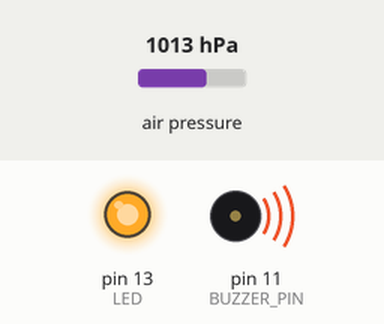
This sketch was run on a simulated Arduino Uno, built with avr-gcc and run on an emulated ATmega328P. Shown: output pins drawn as LEDs (lit = HIGH), buzzer (waves = sounding). The test bench sets the inputs (shaded band); at power-on: air pressure 1013 hPa.

Above: at 0.1 s.
At 3.4 s:
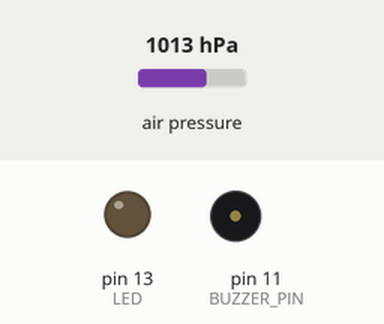
3.5 s: air pressure set to 979 hPa
5.5 s: air pressure set to 976 hPa
At 6.48 s:
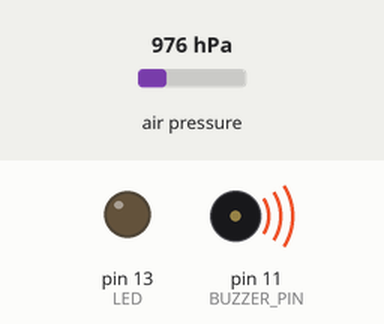
Timing chart, 0 to 9.3 s (numbered marks = the images above; inputs shaded):
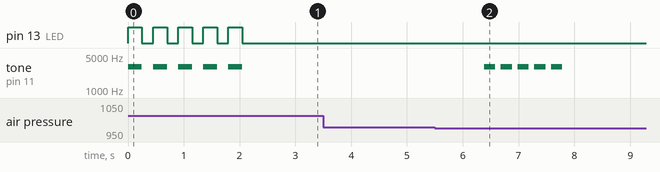

Measured:
- the behaviour switches between 978 and 977 hPa on air pressure (found by bisection; images 1 and 2)
- after the input at 3.5 s, every drawn part: stays the same
- after the input at 5.5 s, tone on pin 11 (BUZZER_PIN): alternates 3000 Hz for 0.20 s and silent for 0.10 s, 10 changes in all, then stays silent, starting after 0.88 s

The sketch:

Audible_Altimeter.ino
```cpp
//#define SIMULATION

#include <Wire.h>
#include <Adafruit_Sensor.h>
#include <Adafruit_BMP085_U.h>
#include <avr/sleep.h>
#include <avr/power.h>
#include <avr/wdt.h>

#define BUTTON1_PIN   4
#define BUZZER_PIN    11
#define LED           13

#define smoothness 0.35f

#define numberOfSamplesForCalibration  5
#define NUMBER_OF_ALARMS 6

Adafruit_BMP085_Unified bmp = Adafruit_BMP085_Unified(10085);


#define ONGROUND     1
#define ARMED        2
#define ONALTITUDE   4
#define FREEFALL     8
#define UNDERCANOPY  16
#define LANDED       32

int state = ONGROUND;
bool onAltitude = false;

float GroundLevelPressure = 1023.35;
int prevTime = 0;
float prevAltitude = 0.0f;


void freefallAlarm1();
void freefallAlarm2();
void freefallAlarm3();
void canopyAlarm1();
void canopyAlarm2();
void canopyAlarm3();


typedef void (*alarmPtr)();

typedef struct Alarm
{
  bool triggered;
  float Speed;
  float Altitude;
  alarmPtr alarm;
}_Alarm;

Alarm Alarms[NUMBER_OF_ALARMS]
{
  {false, 30, 1525, &freefallAlarm1 },
  {false, 30, 1100, &freefallAlarm2 },
  {false, 30,  700, &freefallAlarm3 },
  {false,  0,  300, &canopyAlarm1 },
  {false,  0,  200, &canopyAlarm2  },
  {false,  0,  100, &canopyAlarm3  },
};

/**************************************************************************/
/*
    Arduino setup function (automatically called at startup)
*/
/**************************************************************************/
void setup(void)
{
  #ifdef SIMULATION
  Serial.begin(9600);
  Serial.println("Pressure Sensor Test"); Serial.println("");
  #endif


  // initialize digital pin 13 as an output.
  pinMode(13, OUTPUT);
  /* Initialise the sensor */
  if(!bmp.begin())
  {
    /* There was a problem detecting the BMP085 ... check your connections */
    digitalWrite(13, HIGH);
    while(1);
  }

  float pressure = 0;
  float avgPressure = 0;
  for(int i = 0; i < numberOfSamplesForCalibration; i++)
  {
    bmp.getPressure(&pressure);
    avgPressure = avgPressure+(pressure / 100.0F);
    digitalWrite(13, HIGH);   // turn the LED on (HIGH is the voltage level)
    tone(BUZZER_PIN, 3000);
    delay(250);              // wait for a second
    digitalWrite(13, LOW);    // turn the LED off by making the voltage LOW
    noTone(BUZZER_PIN);
    delay(200);
  }
  GroundLevelPressure = avgPressure / numberOfSamplesForCalibration;
//  Serial.println("Ground level pressure"); Serial.println(GroundLevelPressure);

}

/**************************************************************************/
/*
    Arduino loop function, called once 'setup' is complete (your own code
    should go here)
*/
/**************************************************************************/
void loop(void)
{
  int currTime = millis();
  //Calculate deltaTime, since the previous instance
  int dt = currTime - prevTime;
  #ifdef SIMULATION
  float altitude = getSimulatedAltitude();
  #else
  float altitude = getAltitude();
  #endif
  //Calculate current speed based on prevAltitude.
  //Negative speeds means going up, positive speeds means falling down
  float currSpeed = (prevAltitude - altitude) / ((float)(dt) / 1000.0f);

//  Serial.print("Altitude ");
//  Serial.print(altitude);
//  Serial.print("Speed");
//  Serial.print(currSpeed);
//  Serial.println();


  prevAltitude = altitude;  //Used to calculate speed
  prevTime = currTime;      //Used to calculate dt

  if (state == ONGROUND && altitude > 300)
  {
    state = ARMED;
    armedAlarm();
  }
  if (state == ARMED && !onAltitude && altitude > 3500 )
  {
    atAltitudeAlarm();
    onAltitude = true;
  }
  else if (state == ARMED && currSpeed > 30)
  {
    state = FREEFALL;
    beep(1000, 3, 50, 300);
  }
  else if (state == FREEFALL && currSpeed < 20)
  {
    state = UNDERCANOPY;
  }
  else if (state == UNDERCANOPY && altitude < 8)
  {
    state = LANDED;
  }


  if (state == ONGROUND )
  {
    //It is safe to sleep for 8 secs here until we reach 300m
    //SavePower();
  }
  else if (state == ARMED)
  {
    //It is safe to sleep for 4 secs here until we reach altitude
    delay(1000); // this is important not to accidentally enable FREEFALL MODE
  }

  else if (state == FREEFALL || state == UNDERCANOPY )
  {
    for(int i = 0; i < NUMBER_OF_ALARMS; i++)
    {
      if (!Alarms[i].triggered && currSpeed > Alarms[i].Speed && altitude < Alarms[i].Altitude)
      {
          Alarms[i].triggered = true;
          Alarms[i].alarm();
          break;
      }
    }
  }
  else if (state == LANDED)
  {
    //It is safe to put the device on sleep forever until next reset
    beep(3000, 1, 20, 200);
  }

  delay(1000);
}

void beep(int freq, int count, int on, int off)
{
  for(int i = 0; i < count; i++)
  {
    tone(BUZZER_PIN, freq);
    delay(on);              // wait for a second
    noTone(BUZZER_PIN);
    delay(off);
  }
}


void armedAlarm()
{
  beep(3000, 5, 200, 100);
}

void freefallAlarm1()
{
  beep(2000, 5, 200, 100);
}
void freefallAlarm2()
{
  for (int i = 0; i < 4; i++)
  {
    beep(2000, 1, 100, 100);
    beep(3000, 2, 500, 50);
  }
}
void freefallAlarm3()
{
    beep(3000, 20, 50, 50);
}

void canopyAlarm1()
{
    beep(3000, 3, 200, 100);
}
void canopyAlarm2()
{
    beep(3000, 6, 100, 50);

}
void canopyAlarm3()
{
    beep(3000, 12, 50, 25);
}

void atAltitudeAlarm()
{
  beep(3000, 5, 200, 100);
}


// watchdog interrupt
ISR (WDT_vect)
{
   wdt_disable();  // disable watchdog
}  // end of WDT_vect

void SavePower()
{
   // disable ADC
  ADCSRA = 0;

  // clear various "reset" flags
  MCUSR = 0;
  // allow changes, disable reset
  WDTCSR = bit (WDCE) | bit (WDE);
  // set interrupt mode and an interval
  WDTCSR = bit (WDIE) | bit (WDP3) | bit (WDP0);    // set WDIE, and 8 seconds delay
  wdt_reset();  // pat the dog

  set_sleep_mode (SLEEP_MODE_PWR_DOWN);
  noInterrupts ();           // timed sequence follows
  sleep_enable();

  // turn off brown-out enable in software
  MCUCR = bit (BODS) | bit (BODSE);
  MCUCR = bit (BODS);
  interrupts ();             // guarantees next instruction executed
  sleep_cpu ();

  // cancel sleep as a precaution
  sleep_disable();
}


float getAltitude()
{
  /* Get a new sensor event */
  sensors_event_t event;
  bmp.getEvent(&event);

  /* Display the results (barometric pressure is measure in hPa) */
  if (event.pressure)
  {
    //Read the current air pressure from the sensor and filter it using a running average filter
    float currentPressure = event.pressure;//(event.pressure * (1.0f - smoothness)) + (currentPressure  *  smoothness);
    //Calculate the altitude based on groundLEvelPRessure
    float altitude  = bmp.pressureToAltitude(GroundLevelPressure, currentPressure);
    return altitude;

  }
  else
  {
    //If something is wrong, turn on the built in LED
    digitalWrite(13, HIGH);
    while(true); //Stay here, and stop program
  }

  }

void lowBatteryWarning ()
{
  digitalWrite (LED, HIGH);
  delay (1);       // mS
  digitalWrite (LED, LOW);
  delay (999);
}

#ifdef SIMULATION
float simSpeed;

float getSimulatedAltitude()
{
   int t = millis();

   float dt = t - prevTime;
   float s = simSpeed * dt / 1000;
   float altitude  = prevAltitude - s;

   if (state == ONGROUND && altitude < 300)
   {
     simSpeed = -40;
   }
//   else if (state == ARMED && altitude > 350)
//   {
//    altitude = 2200;
//    prevAltitude = 2300;
//    simSpeed = 50;
//   }
   else if ((state == ARMED || state == ONALTITUDE) && altitude > 4000)
   {
    prevAltitude = 4300;
    simSpeed = 50;
   }
   if (state == FREEFALL && altitude < 1100)
   {
     simSpeed = 10;
   }
   if (state == UNDERCANOPY && altitude < 5)
   {
     simSpeed = 0;
   }


   Serial.print("Altitude ");
   Serial.print(altitude);
   Serial.print("SimSpeed");
   Serial.print(simSpeed);
   Serial.println();

     delay(500);

   return altitude;
}
#endif
```
